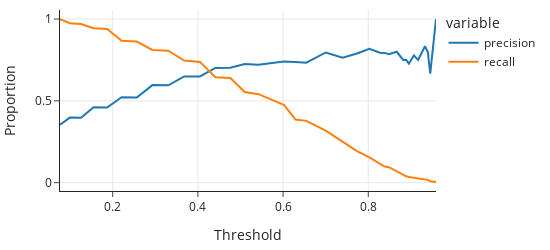

Notebook code cell kept with this figure:
### Markdown cell above
To see how precision and recall relate, we plot them both against the threshold $ \tau $:

### Code cell
fig = px.line(tpr_df, x='threshold', y=['precision','recall'],
              labels={
                     "threshold": "Threshold",
                     "y": "Proportion"
                 },
             width=550, height=250)
fig.update_yaxes(title="Proportion")
fig

### Figure 1 — Plotly figure (JSON) as saved in the notebook; plotly's stock layout.template omitted (floating-point values rounded to 4 significant figures)
{"data": [{"hovertemplate": "variable=precision<br>Threshold=%{x}<br>value=%{y}<extra></extra>", "legendgroup": "precision", "line": {"color": "#1F77B4", "dash": "solid"}, "marker": {"symbol": "circle"}, "mode": "lines", "name": "precision", "orientation": "v", "showlegend": true, "type": "scatter", "x": [0.07633, 0.09944, 0.1258, 0.1551, 0.187, 0.221, 0.2566, 0.2933, 0.3306, 0.3679, 0.4049, 0.4411, 0.4762, 0.51, 0.5423, 0.6018, 0.6289, 0.6544, 0.7002, 0.7397, 0.7736, 0.8026, 0.8274, 0.8384, 0.8485, 0.8666, 0.8822, 0.8891, 0.8955, 0.907, 0.917, 0.9331, 0.9397, 0.9455, 0.959], "xaxis": "x", "y": [0.3536, 0.3975, 0.3972, 0.4603, 0.4591, 0.522, 0.5207, 0.5962, 0.5949, 0.6493, 0.6491, 0.7009, 0.7028, 0.7247, 0.72, 0.74, 0.7377, 0.7333, 0.7957, 0.7632, 0.7895, 0.8182, 0.7941, 0.7931, 0.7857, 0.8, 0.75, 0.75, 0.7273, 0.7778, 0.75, 0.8333, 0.8, 0.6667, 1], "yaxis": "y"}, {"hovertemplate": "variable=recall<br>Threshold=%{x}<br>value=%{y}<extra></extra>", "legendgroup": "recall", "line": {"color": "#FF7F0E", "dash": "solid"}, "marker": {"symbol": "circle"}, "mode": "lines", "name": "recall", "orientation": "v", "showlegend": true, "type": "scatter", "x": [0.07633, 0.09944, 0.1258, 0.1551, 0.187, 0.221, 0.2566, 0.2933, 0.3306, 0.3679, 0.4049, 0.4411, 0.4762, 0.51, 0.5423, 0.6018, 0.6289, 0.6544, 0.7002, 0.7397, 0.7736, 0.8026, 0.8274, 0.8384, 0.8485, 0.8666, 0.8822, 0.8891, 0.8955, 0.907, 0.917, 0.9331, 0.9397, 0.9455, 0.959], "xaxis": "x", "y": [1, 0.9742, 0.97, 0.9442, 0.9399, 0.867, 0.8627, 0.8112, 0.8069, 0.7468, 0.7382, 0.6438, 0.6395, 0.5536, 0.5408, 0.4764, 0.3863, 0.3777, 0.3176, 0.2489, 0.1931, 0.1545, 0.1159, 0.09871, 0.09442, 0.06867, 0.0515, 0.03863, 0.03433, 0.03004, 0.02575, 0.02146, 0.01717, 0.008584, 0.004292], "yaxis": "y"}], "layout": {"height": 250, "legend": {"title": {"text": "variable"}, "tracegroupgap": 0}, "width": 550, "xaxis": {"anchor": "y", "autorange": true, "domain": [0, 1], "range": [0.07633, 0.959], "title": {"text": "Threshold"}, "type": "linear"}, "yaxis": {"anchor": "x", "autorange": true, "domain": [0, 1], "range": [-0.05103, 1.055], "title": {"text": "Proportion"}, "type": "linear"}}}
